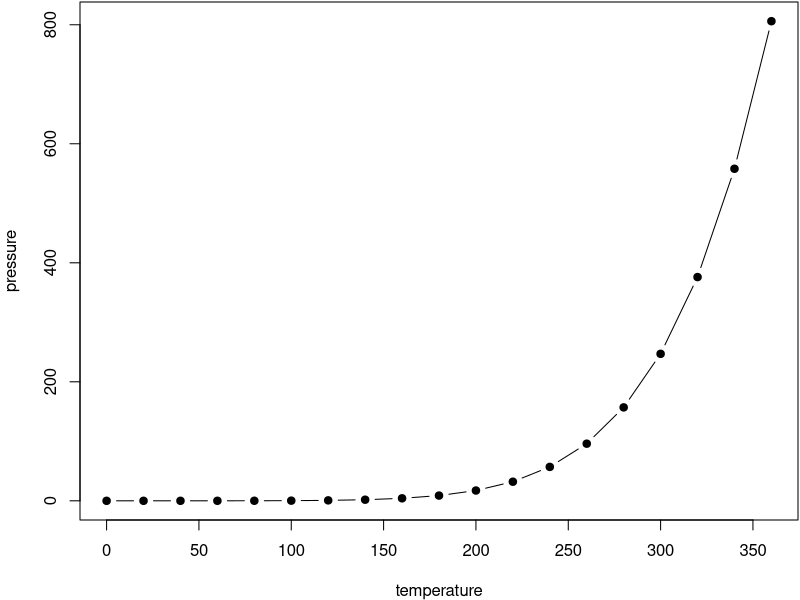
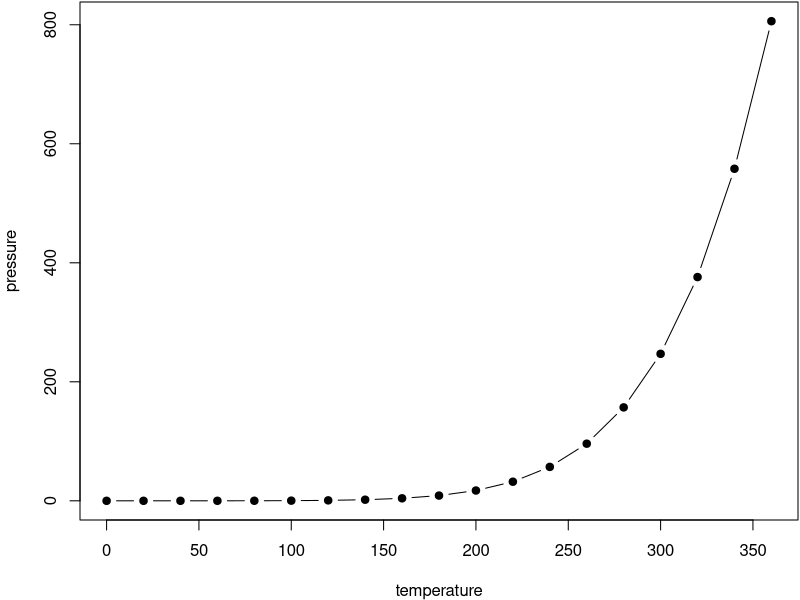
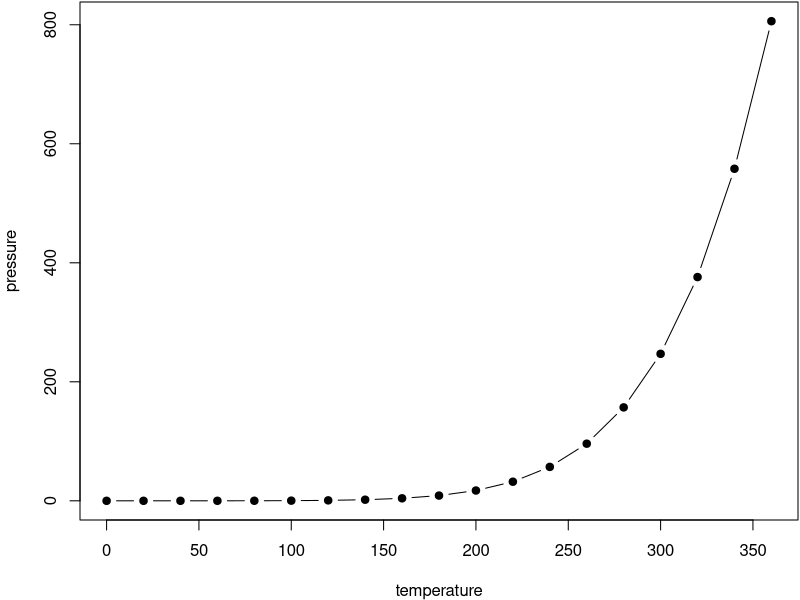
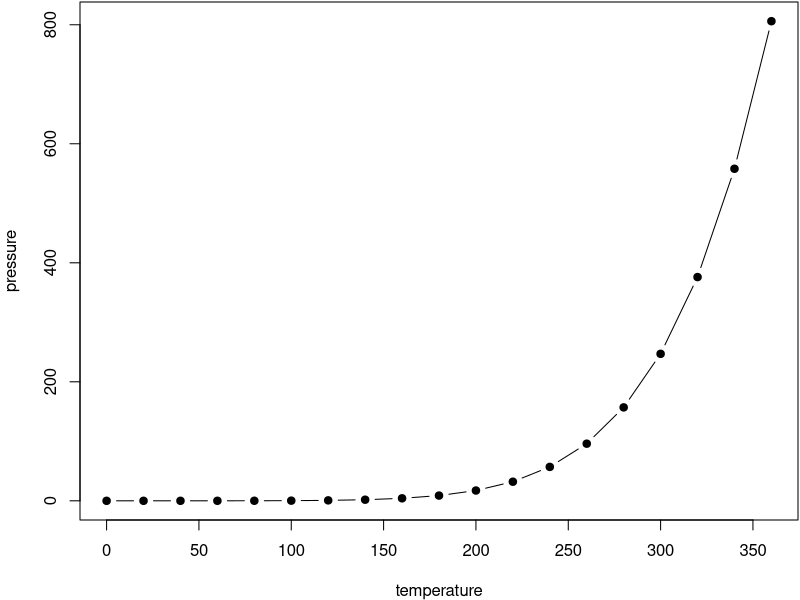
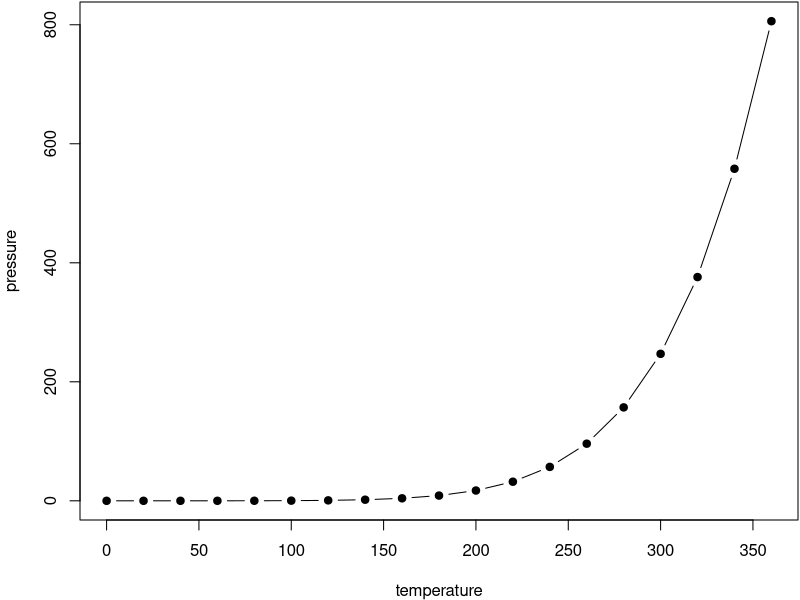
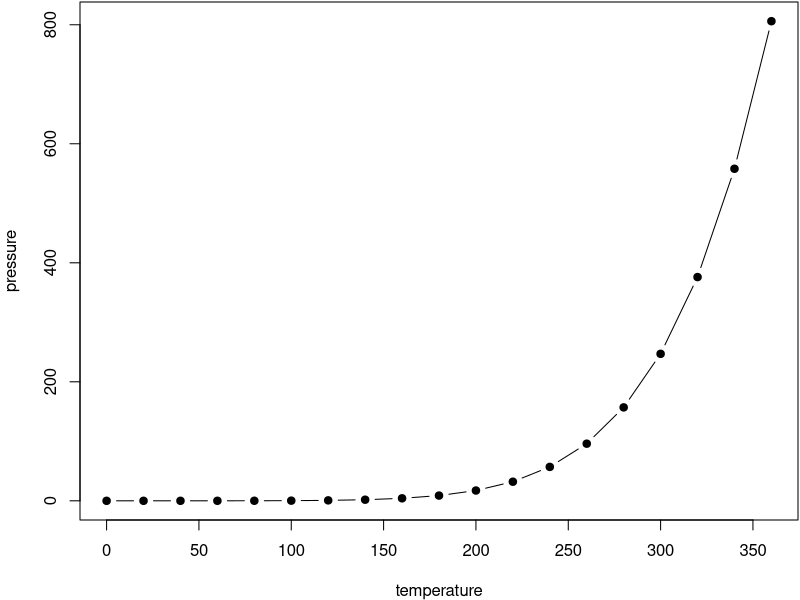
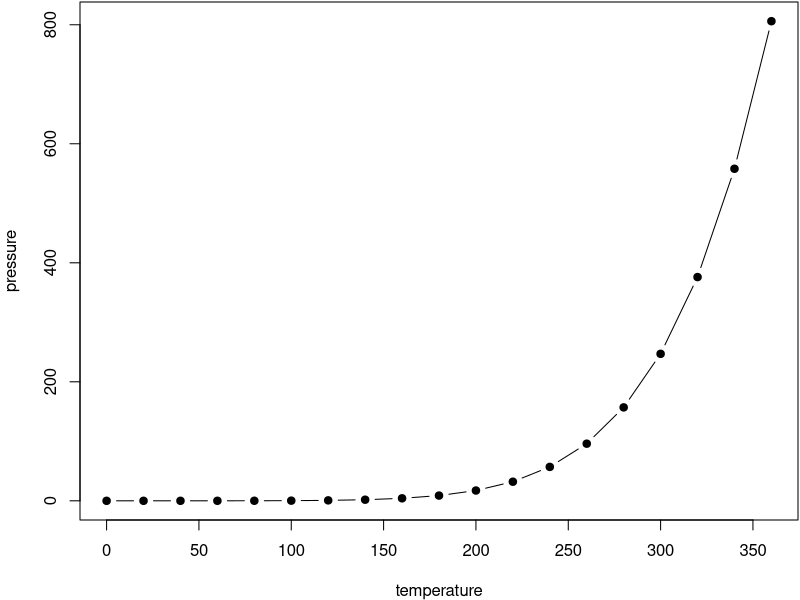
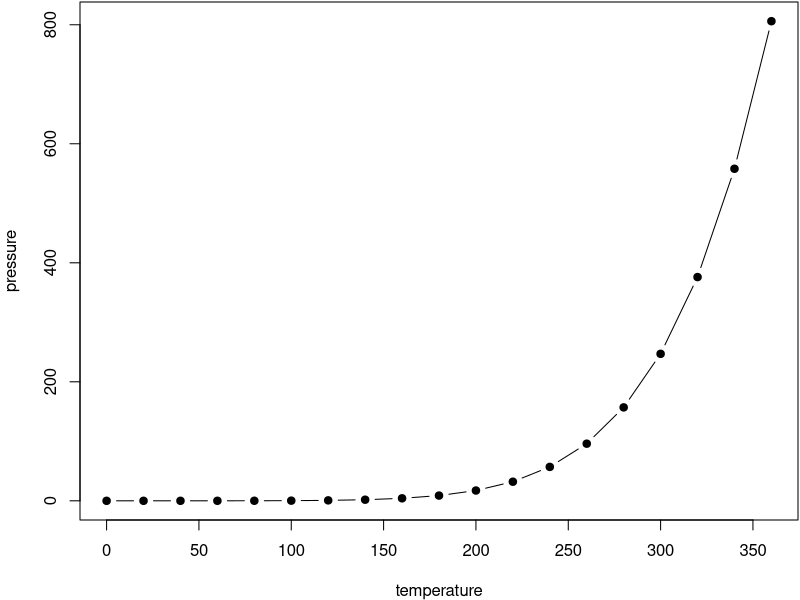

Source code (R) for these figures, in order:
## ---- chunk 1
# automatically create a bib database for R packages
knitr::write_bib(c(
  .packages(), 'bookdown', 'knitr', 'rmarkdown'
), 'packages.bib')
## ---- chunk 2
par(mar = c(4, 4, .1, .1))
plot(pressure, type = 'b', pch = 19)
## ---- chunk 3
knitr::kable(
  head(pressure, 10), caption = 'Here is a nice table!',
  booktabs = TRUE
)
## ---- chunk 4
# automatically create a bib database for R packages
knitr::write_bib(c(
  .packages(), 'bookdown', 'knitr', 'rmarkdown'
), 'packages.bib')
## ---- chunk 5
par(mar = c(4, 4, .1, .1))
plot(pressure, type = 'b', pch = 19)
## ---- chunk 6
knitr::kable(
  head(pressure, 10), caption = 'Here is a nice table!',
  booktabs = TRUE
)
## ---- chunk 7
# automatically create a bib database for R packages
knitr::write_bib(c(
  .packages(), 'bookdown', 'knitr', 'rmarkdown'
), 'packages.bib')
## ---- chunk 8
par(mar = c(4, 4, .1, .1))
plot(pressure, type = 'b', pch = 19)
## ---- chunk 9
knitr::kable(
  head(pressure, 10), caption = 'Here is a nice table!',
  booktabs = TRUE
)
## ---- chunk 10
# automatically create a bib database for R packages
knitr::write_bib(c(
  .packages(), 'bookdown', 'knitr', 'rmarkdown'
), 'packages.bib')
## ---- chunk 11
par(mar = c(4, 4, .1, .1))
plot(pressure, type = 'b', pch = 19)
## ---- chunk 12
knitr::kable(
  head(pressure, 10), caption = 'Here is a nice table!',
  booktabs = TRUE
)
## ---- chunk 13
# automatically create a bib database for R packages
knitr::write_bib(c(
  .packages(), 'bookdown', 'knitr', 'rmarkdown'
), 'packages.bib')
## ---- chunk 14
par(mar = c(4, 4, .1, .1))
plot(pressure, type = 'b', pch = 19)
## ---- chunk 15
knitr::kable(
  head(pressure, 10), caption = 'Here is a nice table!',
  booktabs = TRUE
)
## ---- chunk 16
# automatically create a bib database for R packages
knitr::write_bib(c(
  .packages(), 'bookdown', 'knitr', 'rmarkdown'
), 'packages.bib')
## ---- chunk 17
par(mar = c(4, 4, .1, .1))
plot(pressure, type = 'b', pch = 19)
## ---- chunk 18
knitr::kable(
  head(pressure, 10), caption = 'Here is a nice table!',
  booktabs = TRUE
)
## ---- chunk 19
# automatically create a bib database for R packages
knitr::write_bib(c(
  .packages(), 'bookdown', 'knitr', 'rmarkdown'
), 'packages.bib')
## ---- chunk 20
par(mar = c(4, 4, .1, .1))
plot(pressure, type = 'b', pch = 19)
## ---- chunk 21
knitr::kable(
  head(pressure, 10), caption = 'Here is a nice table!',
  booktabs = TRUE
)
## ---- chunk 22
# automatically create a bib database for R packages
knitr::write_bib(c(
  .packages(), 'bookdown', 'knitr', 'rmarkdown'
), 'packages.bib')
## ---- chunk 23
par(mar = c(4, 4, .1, .1))
plot(pressure, type = 'b', pch = 19)
## ---- chunk 24
knitr::kable(
  head(pressure, 10), caption = 'Here is a nice table!',
  booktabs = TRUE
)
